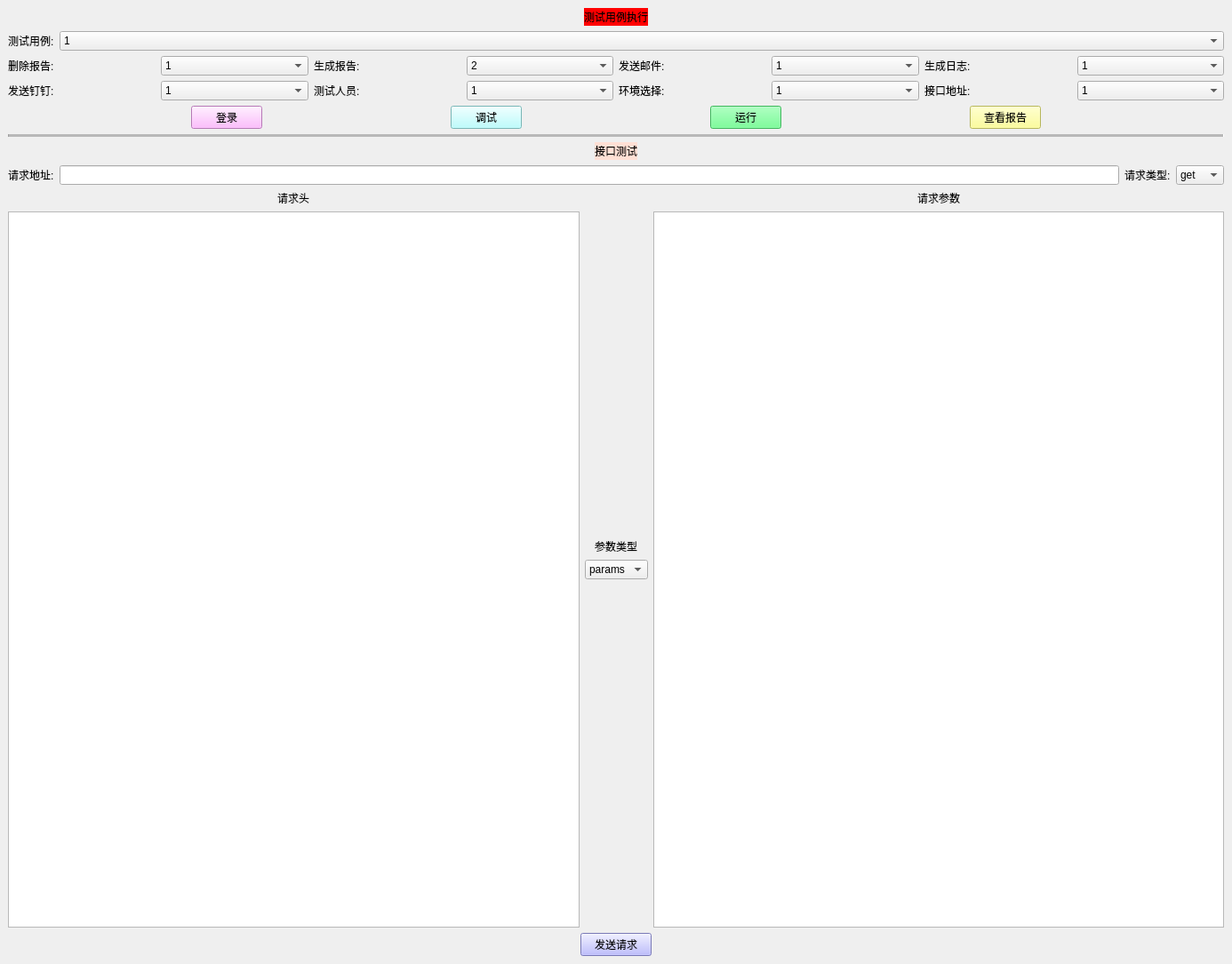
<?xml version="1.0" encoding="UTF-8"?>
<ui version="4.0">
 <class>ApiAutoTool</class>
 <widget class="QMainWindow" name="ApiAutoTool">
  <property name="geometry">
   <rect>
    <x>0</x>
    <y>0</y>
    <width>1386</width>
    <height>1085</height>
   </rect>
  </property>
  <property name="minimumSize">
   <size>
    <width>640</width>
    <height>520</height>
   </size>
  </property>
  <property name="sizeIncrement">
   <size>
    <width>640</width>
    <height>520</height>
   </size>
  </property>
  <property name="baseSize">
   <size>
    <width>640</width>
    <height>520</height>
   </size>
  </property>
  <property name="windowTitle">
   <string>接口自动化测试工具</string>
  </property>
  <property name="windowIcon">
   <iconset>
    <normaloff>../ico/win.ico</normaloff>../ico/win.ico</iconset>
  </property>
  <property name="styleSheet">
   <string notr="true">font: 12pt &quot;微软雅黑&quot;;</string>
  </property>
  <widget class="QWidget" name="centralwidget">
   <layout class="QGridLayout" name="gridLayout">
    <item row="0" column="0">
     <layout class="QVBoxLayout" name="verticalLayout_6">
      <item>
       <layout class="QHBoxLayout" name="horizontalLayout_6">
        <item>
         <spacer name="horizontalSpacer">
          <property name="orientation">
           <enum>Qt::Horizontal</enum>
          </property>
          <property name="sizeHint" stdset="0">
           <size>
            <width>40</width>
            <height>20</height>
           </size>
          </property>
         </spacer>
        </item>
        <item>
         <widget class="QLabel" name="testcaseTitle">
          <property name="styleSheet">
           <string notr="true">background-color: rgb(255, 0, 0);</string>
          </property>
          <property name="text">
           <string>测试用例执行</string>
          </property>
         </widget>
        </item>
        <item>
         <spacer name="horizontalSpacer_2">
          <property name="orientation">
           <enum>Qt::Horizontal</enum>
          </property>
          <property name="sizeHint" stdset="0">
           <size>
            <width>40</width>
            <height>20</height>
           </size>
          </property>
         </spacer>
        </item>
       </layout>
      </item>
      <item>
       <layout class="QFormLayout" name="formLayout">
        <item row="0" column="0">
         <widget class="QLabel" name="testcase_txt">
          <property name="text">
           <string>测试用例:</string>
          </property>
         </widget>
        </item>
        <item row="0" column="1">
         <widget class="QComboBox" name="testCasePathBox">
          <item>
           <property name="text">
            <string>1</string>
           </property>
          </item>
          <item>
           <property name="text">
            <string>2</string>
           </property>
          </item>
         </widget>
        </item>
       </layout>
      </item>
      <item>
       <layout class="QHBoxLayout" name="horizontalLayout_16">
        <item>
         <layout class="QHBoxLayout" name="horizontalLayout">
          <item>
           <widget class="QLabel" name="deletereport_txt">
            <property name="text">
             <string>删除报告:</string>
            </property>
           </widget>
          </item>
          <item>
           <widget class="QComboBox" name="deleteReportBox">
            <item>
             <property name="text">
              <string>1</string>
             </property>
            </item>
            <item>
             <property name="text">
              <string>2</string>
             </property>
            </item>
           </widget>
          </item>
         </layout>
        </item>
        <item>
         <layout class="QHBoxLayout" name="horizontalLayout_3">
          <item>
           <widget class="QLabel" name="saverepor_txt">
            <property name="text">
             <string>生成报告:</string>
            </property>
           </widget>
          </item>
          <item>
           <widget class="QComboBox" name="saveReporBox">
            <item>
             <property name="text">
              <string>2</string>
             </property>
            </item>
            <item>
             <property name="text">
              <string>1</string>
             </property>
            </item>
           </widget>
          </item>
         </layout>
        </item>
        <item>
         <layout class="QHBoxLayout" name="horizontalLayout_9">
          <item>
           <widget class="QLabel" name="send_email_txt">
            <property name="text">
             <string>发送邮件:</string>
            </property>
           </widget>
          </item>
          <item>
           <widget class="QComboBox" name="sendEmailBox">
            <item>
             <property name="text">
              <string>1</string>
             </property>
            </item>
            <item>
             <property name="text">
              <string>2</string>
             </property>
            </item>
           </widget>
          </item>
         </layout>
        </item>
        <item>
         <layout class="QHBoxLayout" name="horizontalLayout_10">
          <item>
           <widget class="QLabel" name="logfile_txt">
            <property name="text">
             <string>生成日志:</string>
            </property>
           </widget>
          </item>
          <item>
           <widget class="QComboBox" name="logFileBox">
            <property name="styleSheet">
             <string notr="true"/>
            </property>
            <item>
             <property name="text">
              <string>1</string>
             </property>
            </item>
            <item>
             <property name="text">
              <string>2</string>
             </property>
            </item>
           </widget>
          </item>
         </layout>
        </item>
       </layout>
      </item>
      <item>
       <layout class="QHBoxLayout" name="horizontalLayout_15">
        <item>
         <layout class="QHBoxLayout" name="horizontalLayout_11">
          <item>
           <widget class="QLabel" name="send_dingding_txt">
            <property name="text">
             <string>发送钉钉:</string>
            </property>
           </widget>
          </item>
          <item>
           <widget class="QComboBox" name="sendDingDingBox">
            <item>
             <property name="text">
              <string>1</string>
             </property>
            </item>
            <item>
             <property name="text">
              <string>2</string>
             </property>
            </item>
           </widget>
          </item>
         </layout>
        </item>
        <item>
         <layout class="QHBoxLayout" name="horizontalLayout_12">
          <item>
           <widget class="QLabel" name="tester_txt">
            <property name="text">
             <string>测试人员:</string>
            </property>
           </widget>
          </item>
          <item>
           <widget class="QComboBox" name="testerBox">
            <item>
             <property name="text">
              <string>1</string>
             </property>
            </item>
            <item>
             <property name="text">
              <string>2</string>
             </property>
            </item>
           </widget>
          </item>
         </layout>
        </item>
        <item>
         <layout class="QHBoxLayout" name="horizontalLayout_14">
          <item>
           <widget class="QLabel" name="emvironmenttxt">
            <property name="text">
             <string>环境选择:</string>
            </property>
           </widget>
          </item>
          <item>
           <widget class="QComboBox" name="emvironmentBox">
            <item>
             <property name="text">
              <string>1</string>
             </property>
            </item>
           </widget>
          </item>
         </layout>
        </item>
        <item>
         <layout class="QHBoxLayout" name="horizontalLayout_13">
          <item>
           <widget class="QLabel" name="apihostTitletxt">
            <property name="text">
             <string>接口地址:</string>
            </property>
           </widget>
          </item>
          <item>
           <widget class="QComboBox" name="apiHostBox">
            <item>
             <property name="text">
              <string>1</string>
             </property>
            </item>
           </widget>
          </item>
         </layout>
        </item>
       </layout>
      </item>
      <item>
       <layout class="QVBoxLayout" name="verticalLayout_5">
        <item>
         <layout class="QHBoxLayout" name="horizontalLayout_2">
          <item>
           <widget class="QPushButton" name="loginButton">
            <property name="sizePolicy">
             <sizepolicy hsizetype="Fixed" vsizetype="Fixed">
              <horstretch>0</horstretch>
              <verstretch>0</verstretch>
             </sizepolicy>
            </property>
            <property name="styleSheet">
             <string notr="true">background-color: rgb(255, 170, 255);</string>
            </property>
            <property name="text">
             <string>登录</string>
            </property>
           </widget>
          </item>
          <item>
           <widget class="QPushButton" name="debugButton">
            <property name="sizePolicy">
             <sizepolicy hsizetype="Fixed" vsizetype="Fixed">
              <horstretch>0</horstretch>
              <verstretch>0</verstretch>
             </sizepolicy>
            </property>
            <property name="styleSheet">
             <string notr="true">background-color: rgb(170, 255, 255);</string>
            </property>
            <property name="text">
             <string>调试</string>
            </property>
           </widget>
          </item>
          <item>
           <widget class="QPushButton" name="runButton">
            <property name="sizePolicy">
             <sizepolicy hsizetype="Fixed" vsizetype="Fixed">
              <horstretch>0</horstretch>
              <verstretch>0</verstretch>
             </sizepolicy>
            </property>
            <property name="layoutDirection">
             <enum>Qt::LeftToRight</enum>
            </property>
            <property name="styleSheet">
             <string notr="true">background-color: rgb(85, 255, 127);</string>
            </property>
            <property name="text">
             <string>运行</string>
            </property>
           </widget>
          </item>
          <item>
           <widget class="QPushButton" name="seeReportButton">
            <property name="sizePolicy">
             <sizepolicy hsizetype="Fixed" vsizetype="Fixed">
              <horstretch>0</horstretch>
              <verstretch>0</verstretch>
             </sizepolicy>
            </property>
            <property name="styleSheet">
             <string notr="true">background-color: rgb(255, 255, 127);</string>
            </property>
            <property name="text">
             <string>查看报告</string>
            </property>
           </widget>
          </item>
         </layout>
        </item>
       </layout>
      </item>
     </layout>
    </item>
    <item row="1" column="0">
     <widget class="Line" name="line_2">
      <property name="midLineWidth">
       <number>30</number>
      </property>
      <property name="orientation">
       <enum>Qt::Horizontal</enum>
      </property>
     </widget>
    </item>
    <item row="2" column="0">
     <layout class="QVBoxLayout" name="verticalLayout_4">
      <item>
       <layout class="QHBoxLayout" name="horizontalLayout_7">
        <item>
         <spacer name="horizontalSpacer_5">
          <property name="orientation">
           <enum>Qt::Horizontal</enum>
          </property>
          <property name="sizeHint" stdset="0">
           <size>
            <width>40</width>
            <height>20</height>
           </size>
          </property>
         </spacer>
        </item>
        <item>
         <widget class="QLabel" name="apiTitle">
          <property name="styleSheet">
           <string notr="true">background-color: rgb(255, 224, 213)</string>
          </property>
          <property name="text">
           <string>接口测试</string>
          </property>
         </widget>
        </item>
        <item>
         <spacer name="horizontalSpacer_6">
          <property name="orientation">
           <enum>Qt::Horizontal</enum>
          </property>
          <property name="sizeHint" stdset="0">
           <size>
            <width>40</width>
            <height>20</height>
           </size>
          </property>
         </spacer>
        </item>
       </layout>
      </item>
      <item>
       <layout class="QHBoxLayout" name="horizontalLayout_4">
        <item>
         <widget class="QLabel" name="urltxt">
          <property name="text">
           <string>请求地址:</string>
          </property>
         </widget>
        </item>
        <item>
         <widget class="QLineEdit" name="urlEdit"/>
        </item>
        <item>
         <widget class="QLabel" name="methodtxt">
          <property name="text">
           <string>请求类型:</string>
          </property>
         </widget>
        </item>
        <item>
         <widget class="QComboBox" name="methodBox">
          <item>
           <property name="text">
            <string>get</string>
           </property>
          </item>
          <item>
           <property name="text">
            <string>post</string>
           </property>
          </item>
         </widget>
        </item>
       </layout>
      </item>
      <item>
       <layout class="QHBoxLayout" name="horizontalLayout_5">
        <item>
         <layout class="QVBoxLayout" name="verticalLayout">
          <item alignment="Qt::AlignHCenter|Qt::AlignVCenter">
           <widget class="QLabel" name="headertxt">
            <property name="text">
             <string>请求头</string>
            </property>
           </widget>
          </item>
          <item>
           <widget class="QTextEdit" name="headerEdit">
            <property name="html">
             <string>&lt;!DOCTYPE HTML PUBLIC &quot;-//W3C//DTD HTML 4.0//EN&quot; &quot;http://www.w3.org/TR/REC-html40/strict.dtd&quot;&gt;
&lt;html&gt;&lt;head&gt;&lt;meta name=&quot;qrichtext&quot; content=&quot;1&quot; /&gt;&lt;style type=&quot;text/css&quot;&gt;
p, li { white-space: pre-wrap; }
&lt;/style&gt;&lt;/head&gt;&lt;body style=&quot; font-family:'微软雅黑'; font-size:12pt; font-weight:400; font-style:normal;&quot;&gt;
&lt;p style=&quot; margin-top:12px; margin-bottom:12px; margin-left:0px; margin-right:0px; -qt-block-indent:0; text-indent:0px;&quot;&gt;&lt;br /&gt;&lt;/p&gt;&lt;/body&gt;&lt;/html&gt;</string>
            </property>
           </widget>
          </item>
         </layout>
        </item>
        <item>
         <layout class="QVBoxLayout" name="verticalLayout_3">
          <item>
           <spacer name="verticalSpacer_2">
            <property name="orientation">
             <enum>Qt::Vertical</enum>
            </property>
            <property name="sizeHint" stdset="0">
             <size>
              <width>20</width>
              <height>40</height>
             </size>
            </property>
           </spacer>
          </item>
          <item alignment="Qt::AlignHCenter">
           <widget class="QLabel" name="datatypetxt">
            <property name="text">
             <string>参数类型</string>
            </property>
           </widget>
          </item>
          <item>
           <widget class="QComboBox" name="dataTypeBox">
            <item>
             <property name="text">
              <string>params</string>
             </property>
            </item>
            <item>
             <property name="text">
              <string>data</string>
             </property>
            </item>
            <item>
             <property name="text">
              <string>json</string>
             </property>
            </item>
           </widget>
          </item>
          <item>
           <spacer name="verticalSpacer">
            <property name="orientation">
             <enum>Qt::Vertical</enum>
            </property>
            <property name="sizeHint" stdset="0">
             <size>
              <width>20</width>
              <height>40</height>
             </size>
            </property>
           </spacer>
          </item>
         </layout>
        </item>
        <item>
         <layout class="QVBoxLayout" name="verticalLayout_2">
          <item alignment="Qt::AlignHCenter">
           <widget class="QLabel" name="datatxt">
            <property name="text">
             <string>请求参数</string>
            </property>
           </widget>
          </item>
          <item>
           <widget class="QTextEdit" name="dataEdit"/>
          </item>
         </layout>
        </item>
       </layout>
      </item>
      <item>
       <layout class="QHBoxLayout" name="horizontalLayout_8">
        <item>
         <spacer name="horizontalSpacer_3">
          <property name="orientation">
           <enum>Qt::Horizontal</enum>
          </property>
          <property name="sizeHint" stdset="0">
           <size>
            <width>40</width>
            <height>20</height>
           </size>
          </property>
         </spacer>
        </item>
        <item>
         <widget class="QPushButton" name="sendRequestButton">
          <property name="sizePolicy">
           <sizepolicy hsizetype="Fixed" vsizetype="Fixed">
            <horstretch>0</horstretch>
            <verstretch>0</verstretch>
           </sizepolicy>
          </property>
          <property name="styleSheet">
           <string notr="true">background-color: rgb(170, 170, 255);</string>
          </property>
          <property name="text">
           <string>发送请求</string>
          </property>
         </widget>
        </item>
        <item>
         <spacer name="horizontalSpacer_4">
          <property name="orientation">
           <enum>Qt::Horizontal</enum>
          </property>
          <property name="sizeHint" stdset="0">
           <size>
            <width>40</width>
            <height>20</height>
           </size>
          </property>
         </spacer>
        </item>
       </layout>
      </item>
     </layout>
    </item>
   </layout>
  </widget>
 </widget>
 <resources/>
 <connections>
  <connection>
   <sender>runButton</sender>
   <signal>clicked()</signal>
   <receiver>ApiAutoTool</receiver>
   <slot>close()</slot>
   <hints>
    <hint type="sourcelabel">
     <x>482</x>
     <y>198</y>
    </hint>
    <hint type="destinationlabel">
     <x>449</x>
     <y>195</y>
    </hint>
   </hints>
  </connection>
  <connection>
   <sender>seeReportButton</sender>
   <signal>clicked()</signal>
   <receiver>ApiAutoTool</receiver>
   <slot>close()</slot>
   <hints>
    <hint type="sourcelabel">
     <x>346</x>
     <y>767</y>
    </hint>
    <hint type="destinationlabel">
     <x>401</x>
     <y>777</y>
    </hint>
   </hints>
  </connection>
 </connections>
</ui>
